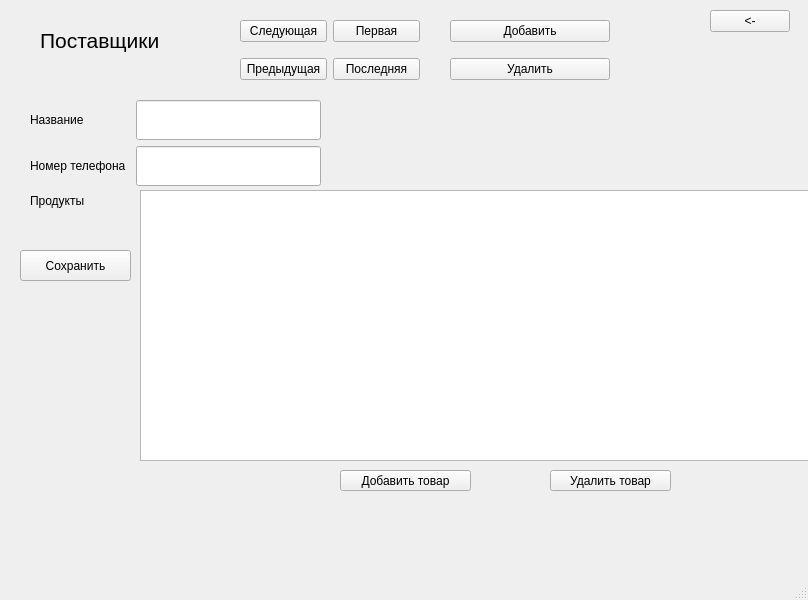
<?xml version="1.0" encoding="UTF-8"?>
<ui version="4.0">
 <class>MainWindow</class>
 <widget class="QMainWindow" name="MainWindow">
  <property name="geometry">
   <rect>
    <x>0</x>
    <y>0</y>
    <width>808</width>
    <height>600</height>
   </rect>
  </property>
  <property name="windowTitle">
   <string>Поставщики</string>
  </property>
  <widget class="QWidget" name="centralwidget">
   <widget class="QPushButton" name="b_back">
    <property name="geometry">
     <rect>
      <x>710</x>
      <y>10</y>
      <width>80</width>
      <height>22</height>
     </rect>
    </property>
    <property name="text">
     <string>&lt;-</string>
    </property>
   </widget>
   <widget class="QWidget" name="gridLayoutWidget">
    <property name="geometry">
     <rect>
      <x>240</x>
      <y>10</y>
      <width>180</width>
      <height>80</height>
     </rect>
    </property>
    <layout class="QGridLayout" name="gridLayout">
     <item row="1" column="0">
      <widget class="QPushButton" name="b_prev">
       <property name="text">
        <string>Предыдущая</string>
       </property>
      </widget>
     </item>
     <item row="0" column="0">
      <widget class="QPushButton" name="b_next">
       <property name="text">
        <string>Следующая</string>
       </property>
      </widget>
     </item>
     <item row="0" column="1">
      <widget class="QPushButton" name="b_first">
       <property name="text">
        <string>Первая</string>
       </property>
      </widget>
     </item>
     <item row="1" column="1">
      <widget class="QPushButton" name="b_last">
       <property name="text">
        <string>Последняя</string>
       </property>
      </widget>
     </item>
    </layout>
   </widget>
   <widget class="QWidget" name="gridLayoutWidget_2">
    <property name="geometry">
     <rect>
      <x>450</x>
      <y>10</y>
      <width>160</width>
      <height>80</height>
     </rect>
    </property>
    <layout class="QGridLayout" name="gridLayout_2">
     <item row="0" column="0">
      <widget class="QPushButton" name="b_add">
       <property name="text">
        <string>Добавить</string>
       </property>
      </widget>
     </item>
     <item row="1" column="0">
      <widget class="QPushButton" name="b_delete">
       <property name="text">
        <string>Удалить</string>
       </property>
      </widget>
     </item>
    </layout>
   </widget>
   <widget class="QLabel" name="label">
    <property name="geometry">
     <rect>
      <x>40</x>
      <y>10</y>
      <width>141</width>
      <height>61</height>
     </rect>
    </property>
    <property name="font">
     <font>
      <pointsize>16</pointsize>
     </font>
    </property>
    <property name="frameShape">
     <enum>QFrame::NoFrame</enum>
    </property>
    <property name="text">
     <string>Поставщики</string>
    </property>
   </widget>
   <widget class="QWidget" name="gridLayoutWidget_3">
    <property name="geometry">
     <rect>
      <x>30</x>
      <y>100</y>
      <width>291</width>
      <height>88</height>
     </rect>
    </property>
    <layout class="QGridLayout" name="gridLayout_3">
     <item row="0" column="1">
      <widget class="QLineEdit" name="le_name">
       <property name="minimumSize">
        <size>
         <width>150</width>
         <height>40</height>
        </size>
       </property>
      </widget>
     </item>
     <item row="0" column="0">
      <widget class="QLabel" name="label_2">
       <property name="minimumSize">
        <size>
         <width>100</width>
         <height>0</height>
        </size>
       </property>
       <property name="text">
        <string>Название</string>
       </property>
      </widget>
     </item>
     <item row="1" column="0">
      <widget class="QLabel" name="label_4">
       <property name="minimumSize">
        <size>
         <width>100</width>
         <height>0</height>
        </size>
       </property>
       <property name="text">
        <string>Номер телефона</string>
       </property>
      </widget>
     </item>
     <item row="1" column="1">
      <widget class="QLineEdit" name="le_phone">
       <property name="minimumSize">
        <size>
         <width>150</width>
         <height>40</height>
        </size>
       </property>
      </widget>
     </item>
    </layout>
   </widget>
   <widget class="QTableView" name="tw">
    <property name="geometry">
     <rect>
      <x>140</x>
      <y>190</y>
      <width>671</width>
      <height>271</height>
     </rect>
    </property>
   </widget>
   <widget class="QLabel" name="label_3">
    <property name="geometry">
     <rect>
      <x>30</x>
      <y>190</y>
      <width>81</width>
      <height>21</height>
     </rect>
    </property>
    <property name="text">
     <string>Продукты</string>
    </property>
   </widget>
   <widget class="QPushButton" name="b_add_detail">
    <property name="geometry">
     <rect>
      <x>340</x>
      <y>470</y>
      <width>131</width>
      <height>21</height>
     </rect>
    </property>
    <property name="text">
     <string>Добавить товар</string>
    </property>
   </widget>
   <widget class="QPushButton" name="b_delete_detail">
    <property name="geometry">
     <rect>
      <x>550</x>
      <y>470</y>
      <width>121</width>
      <height>21</height>
     </rect>
    </property>
    <property name="text">
     <string>Удалить товар</string>
    </property>
   </widget>
   <widget class="QPushButton" name="b_save">
    <property name="geometry">
     <rect>
      <x>20</x>
      <y>250</y>
      <width>111</width>
      <height>31</height>
     </rect>
    </property>
    <property name="text">
     <string>Сохранить</string>
    </property>
   </widget>
  </widget>
  <widget class="QMenuBar" name="menubar">
   <property name="geometry">
    <rect>
     <x>0</x>
     <y>0</y>
     <width>808</width>
     <height>19</height>
    </rect>
   </property>
  </widget>
  <widget class="QStatusBar" name="statusbar"/>
 </widget>
 <resources/>
 <connections/>
</ui>
